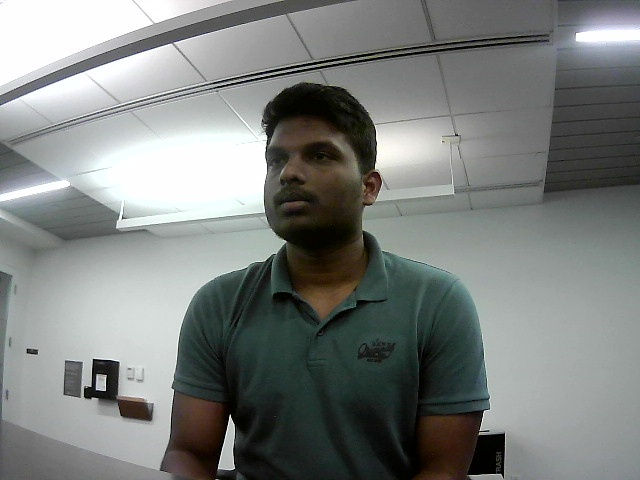
#> input picture notebooks/best_pairs/10L.jpg, 640 x 480 px, found by its file name
$ python stereo_rectification.py
#> lines starting #> are read from the running program, lines starting #| are printed output that depends on the picture
import numpy as np
import cv2
import cv2 as cv
import matplotlib.pyplot as plt


def main():
    img1 = cv2.cvtColor(cv2.imread("../data/best_pairs/10L.jpg"), cv2.COLOR_BGR2RGB)
    img2 = cv2.cvtColor(cv2.imread("../data/best_pairs/10R.jpg"), cv2.COLOR_BGR2RGB)
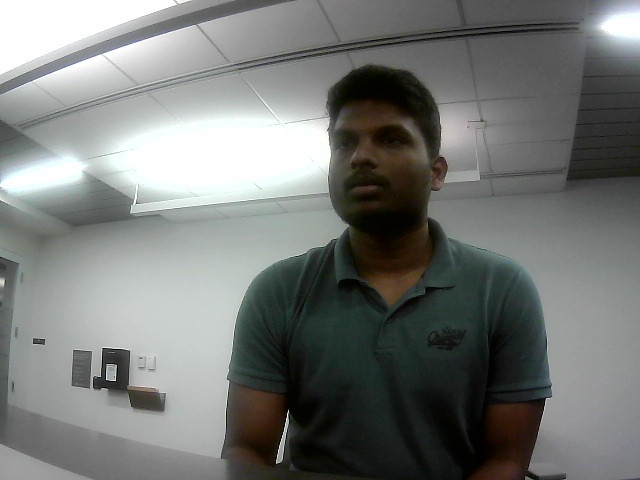
#> input picture notebooks/best_pairs/10R.jpg, 640 x 480 px, found by its file name
    img1 = cv2.resize(img1, (640, 480))
    img2 = cv2.resize(img2, (640, 480))

    sift = cv2.xfeatures2d.SIFT_create()
    keypoints_1, descriptors_1 = sift.detectAndCompute(img1, None)
#> keypoints_1 = 254 keypoints; strongest (x, y, size): (226, 461, 12.2), (231, 425, 6.1), (101, 384, 7.9), (138, 411, 16.5)
    keypoints_2, descriptors_2 = sift.detectAndCompute(img2, None)
#> keypoints_2 = 170 keypoints; strongest (x, y, size): (287, 419, 2.3), (272, 157, 87), (279, 459, 5.5), (111, 374, 8)

    FLANN_INDEX_KDTREE = 1
    index_params = dict(algorithm=FLANN_INDEX_KDTREE, trees=5)
    search_params = dict(checks=50)  # or pass empty dictionary
    flann = cv2.FlannBasedMatcher(index_params, search_params)
    matches = flann.knnMatch(descriptors_1, descriptors_2, k=2)
#> matches = 254 matches

    matchesMask = [[0, 0] for i in range(len(matches))]
#> matchesMask = 254 pairs, first value 0 to 0, second value 0 to 0
    good = []
    pts1 = []
    pts2 = []

    for i, (m, n) in enumerate(matches):
        if m.distance < 0.70 * n.distance:
            # Keep this keypoint pair
            matchesMask[i] = [1, 0]
            good.append(m)
            pts2.append(keypoints_2[m.trainIdx].pt)
            pts1.append(keypoints_1[m.queryIdx].pt)
#> after the loop, good = 45 matches; matchesMask = 254 pairs, first value 0 to 1, second value 0 to 0; pts1 = 45 pairs, first value 3.61 to 401.3, second value 124.8 to 461.3; pts2 = 45 pairs, first value 9.31 to 456.3, second value 109.2 to 458.6

    draw_params = dict(matchColor=(0, 255, 0),
                       singlePointColor=(255, 0, 0),
                       matchesMask=matchesMask[300:500],
                       flags=cv2.DrawMatchesFlags_DEFAULT)
#> draw_params = {'matchColor': (0, 255, 0), 'singlePointColor': (255, 0, 0), 'matchesMask': [], 'flags': 0}

    keypoint_matches = cv2.drawMatchesKnn(
        img1, keypoints_1, img2, keypoints_2, matches[300:500], None, **draw_params)
    keypoint_matches = cv2.resize(keypoint_matches, (2500, 1000))
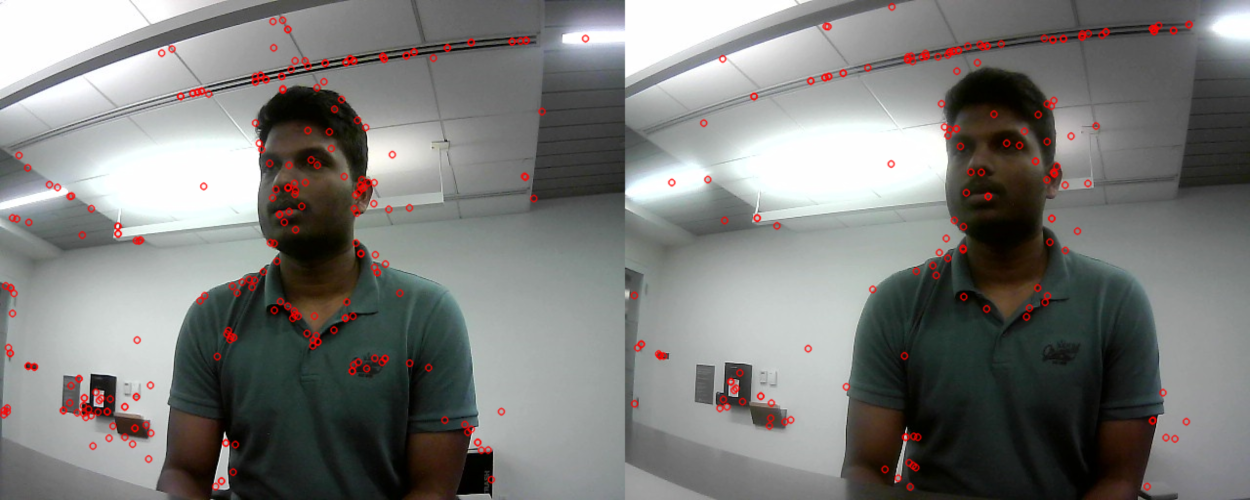
#> keypoint_matches: shape (1000, 2500, 3) (shown at 1/2 size); mean R, G, B 122.9, 122.8, 120.6

    fig, ax = plt.subplots(figsize=(18, 9))
    ax.imshow(keypoint_matches, aspect="auto"), plt.show()

    pts1 = np.int32(pts1)
#> pts1 = 45 pairs, first value 3 to 401, second value 124 to 461
    pts2 = np.int32(pts2)
#> pts2 = 45 pairs, first value 9 to 456, second value 109 to 458
    F, mask = cv2.findFundamentalMat(pts1, pts2, cv2.FM_LMEDS)
#> F = [[2.39e-08, -2.55e-05, 0.00615], [3.32e-05, 3.9e-06, 0.0278], [-0.00751, -0.0313, 1]]; mask = 45 values, max 1 at index 0, min 0 at index 1, mean 0.867
    # We select only inlier points
    pts1 = pts1[mask.ravel() == 1]
#> pts1 = 39 pairs, first value 3 to 401, second value 124 to 426
    pts2 = pts2[mask.ravel() == 1]
#> pts2 = 39 pairs, first value 9 to 456, second value 109 to 418

    def drawlines(img1, img2, lines, pts1, pts2):
        r, c = img1.shape
        img1 = cv.cvtColor(img1, cv.COLOR_GRAY2BGR)
        img2 = cv.cvtColor(img2, cv.COLOR_GRAY2BGR)
        for r, pt1, pt2 in zip(lines, pts1, pts2):
            color = tuple(np.random.randint(0, 255, 3).tolist())
            x0, y0 = map(int, [0, -r[2] / r[1]])
            x1, y1 = map(int, [c, -(r[2] + r[0] * c) / r[1]])
            img1 = cv.line(img1, (x0, y0), (x1, y1), color, 1)
            img1 = cv.circle(img1, tuple(pt1), 5, color, -1)
            img2 = cv.circle(img2, tuple(pt2), 5, color, -1)
        return img1, img2

    lines1 = cv.computeCorrespondEpilines(pts2.reshape(-1, 1, 2), 2, F)
#> lines1 = 39 rows, first 8: [0.175, -0.985, 387.8], [0.111, -0.994, 334.9], [0.111, -0.994, 334.9], [0.122, -0.993, 344.2], [0.122, -0.993, 344.2], [0.122, -0.993, 344.2], [0.122, -0.993, 344.2], [-0.0155, -1, 226.7]
    lines1 = lines1.reshape(-1, 3)
    img1 = cv2.cvtColor(img1, cv2.COLOR_BGR2GRAY)
#> img1: shape (480, 640)
    img2 = cv2.cvtColor(img2, cv2.COLOR_BGR2GRAY)
#> img2: shape (480, 640)
    img5, img6 = drawlines(img1, img2, lines1, pts1, pts2)
#> the loop in drawlines, `for r, pt1, pt2 in zip(lines, pts1, pts2):` made 39 passes
#> (r, pt1, pt2, color, y0, y1) on passes 1 to 9: ([0.175, -0.985, 387.8], [3, 393], [9, 387], (172, 47, 117), 393, 507), ([0.111, -0.994, 334.9], [9, 338], [16, 329], (192, 67, 251), 336, 408), ([0.111, -0.994, 334.9], [9, 338], [16, 329], (195, 103, 9), 336, 408), ([0.122, -0.993, 344.2], [28, 350], [35, 341], (211, 21, 242), 346, 425), ([0.122, -0.993, 344.2], [28, 350], [35, 341], (36, 87, 70), 346, 425), ([0.122, -0.993, 344.2], [34, 351], [35, 341], (216, 88, 140), 346, 425), ([0.122, -0.993, 344.2], [34, 351], [35, 341], (58, 193, 230), 346, 425), ([-0.0155, -1, 226.7], [83, 225], [101, 211], (39, 87, 174), 226, 216), ([0.167, -0.986, 381.5], [87, 400], [96, 391], (88, 81, 165), 386, 495)
#> after the loop in drawlines, `for r, pt1, pt2 in zip(lines, pts1, pts2):`: img1: shape (480, 640, 3); mean B, G, R 127, 127.9, 127.8
#> after the loop in drawlines, `for r, pt1, pt2 in zip(lines, pts1, pts2):`:
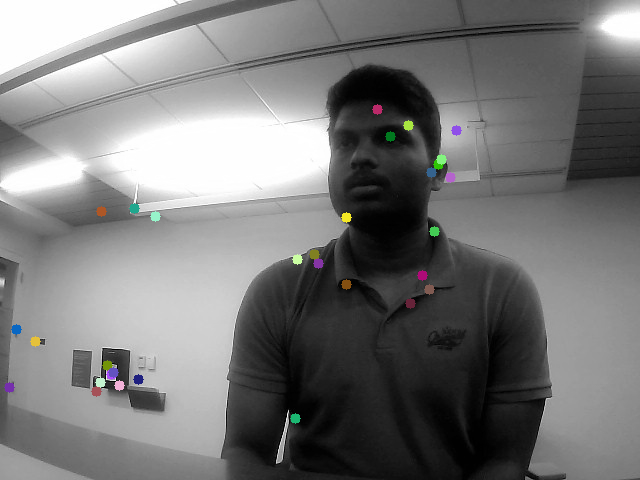
#> img2: shape (480, 640, 3); mean B, G, R 119.4, 119.5, 119.5
    lines2 = cv.computeCorrespondEpilines(pts1.reshape(-1, 1, 2), 1, F)
#> lines2 = 39 rows, first 8: [-0.131, 0.991, -381.1], [-0.0839, 0.996, -326.5], [-0.0839, 0.996, -326.5], [-0.092, 0.996, -336.1], [-0.092, 0.996, -336.1], [-0.0923, 0.996, -336.3], [-0.0923, 0.996, -336.3], [0.013, 1, -211.9]
    lines2 = lines2.reshape(-1, 3)
    img3, img4 = drawlines(img2, img1, lines2, pts2, pts1)
#> the loop in drawlines (call 2), `for r, pt1, pt2 in zip(lines, pts1, pts2):` made 39 passes
#> (r, pt1, pt2, color, y0, y1) on passes 1 to 9: ([-0.131, 0.991, -381.1], [9, 387], [3, 393], (148, 227, 186), 384, 468), ([-0.0839, 0.996, -326.5], [16, 329], [9, 338], (23, 207, 141), 327, 381), ([-0.0839, 0.996, -326.5], [16, 329], [9, 338], (117, 85, 48), 327, 381), ([-0.092, 0.996, -336.1], [35, 341], [28, 350], (49, 69, 169), 337, 396), ([-0.092, 0.996, -336.1], [35, 341], [28, 350], (163, 192, 95), 337, 396), ([-0.0923, 0.996, -336.3], [35, 341], [34, 351], (197, 94, 0), 337, 397), ([-0.0923, 0.996, -336.3], [35, 341], [34, 351], (113, 178, 36), 337, 397), ([0.013, 1, -211.9], [101, 211], [83, 225], (162, 48, 93), 211, 203), ([-0.125, 0.992, -374.3], [96, 391], [87, 400], (131, 98, 42), 377, 457)
#> pass 1, in drawlines (call 2), `img1 = cv.line(img1, (x0, y0), (x1, y1), color, 1)`:
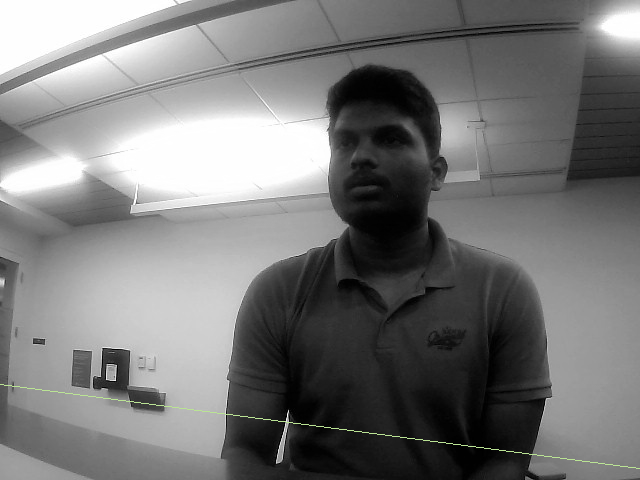
#> img1: shape (480, 640, 3); mean B, G, R 119.2, 119.4, 119.3
#> after the loop in drawlines (call 2), `for r, pt1, pt2 in zip(lines, pts1, pts2):`:
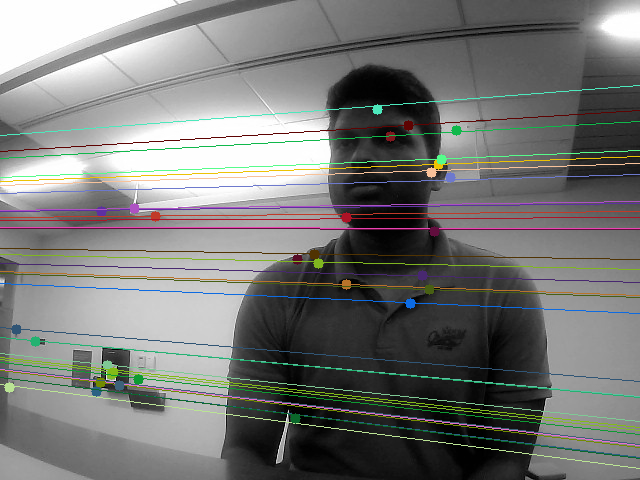
#> img1: shape (480, 640, 3); mean B, G, R 118.1, 120.1, 119.2
#> after the loop in drawlines (call 2), `for r, pt1, pt2 in zip(lines, pts1, pts2):`:
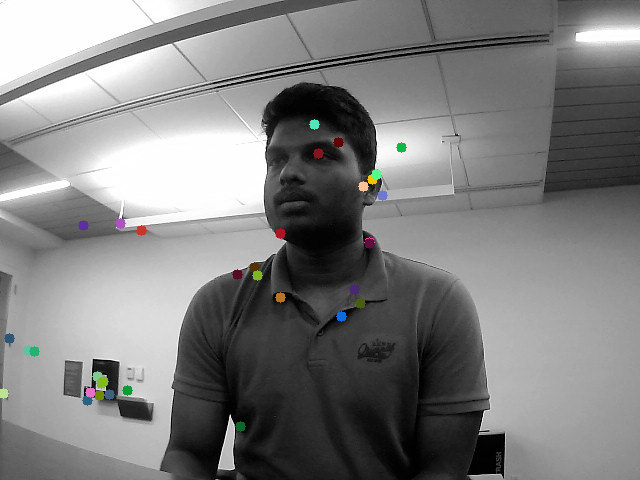
#> img2: shape (480, 640, 3); mean B, G, R 127, 127.2, 127.1
    plt.subplot(121), plt.imshow(img5)
    plt.subplot(122), plt.imshow(img3)
    plt.show()
#> figure, not shown here; B, G, R data is drawn as R, G, B

    h1, w1 = img1.shape
#> h1 = 480; w1 = 640
    h2, w2 = img2.shape
#> h2 = 480; w2 = 640
    _, H1, H2 = cv.stereoRectifyUncalibrated(
        np.float32(pts1), np.float32(pts2), F, imgSize=(w1, h1))
#> H1 = [[-0.0441, -0.000281, 2.26], [-0.00602, -0.0317, 2.39], [-2.66e-05, -3.3e-06, -0.0223]]; H2 = [[1.21, 0.0101, -70.18], [0.15, 1, -48.47], [0.000662, 5.51e-06, 0.787]]

    img1_rectified = cv.warpPerspective(img1, H1, (w1, h1))
    img2_rectified = cv.warpPerspective(img2, H2, (w2, h2))
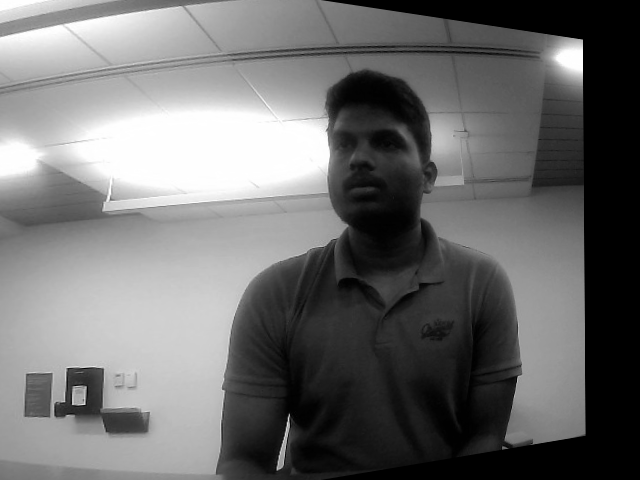
#> img2_rectified: shape (480, 640); min 0, max 255, mean 109.8
    fig, ax = plt.subplots(1, 2, figsize=(21, 9))
    imr1 = cv2.cvtColor(img1_rectified, cv2.COLOR_BGR2RGB)
    imr2 = cv2.cvtColor(img2_rectified, cv2.COLOR_BGR2RGB)
    ax[0].imshow(imr1, aspect="auto")
    ax[1].imshow(imr2, aspect="auto"), plt.show()

    np.save("../rectification/H1.npy", H1)
    np.save("../rectification/H2.npy", H2)


if __name__ == "__main__":
    main()
